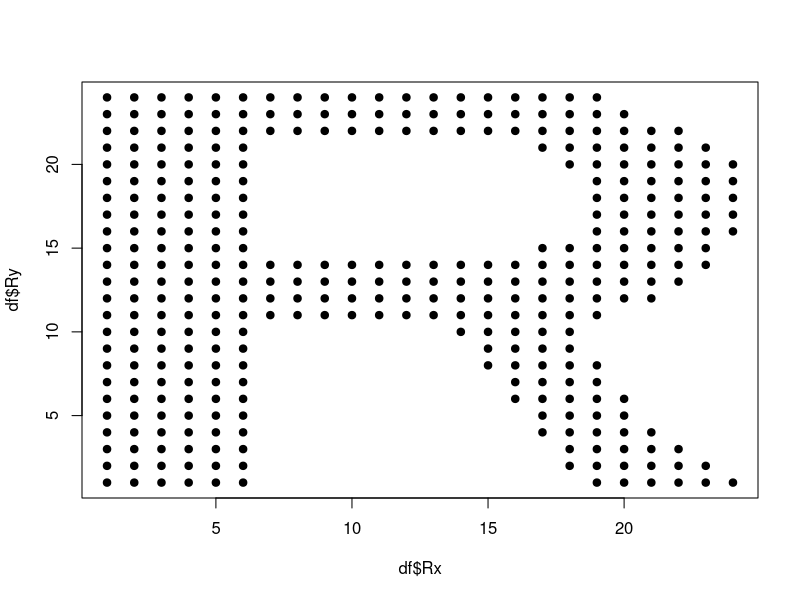
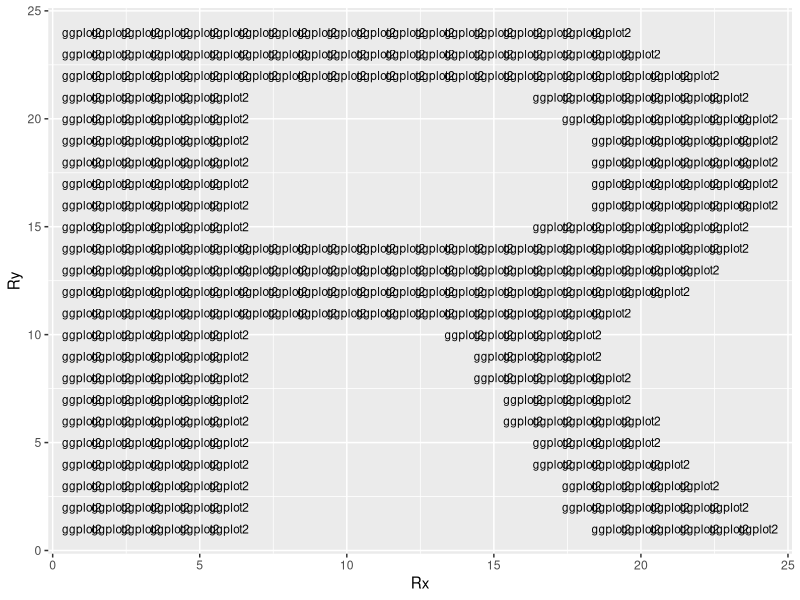
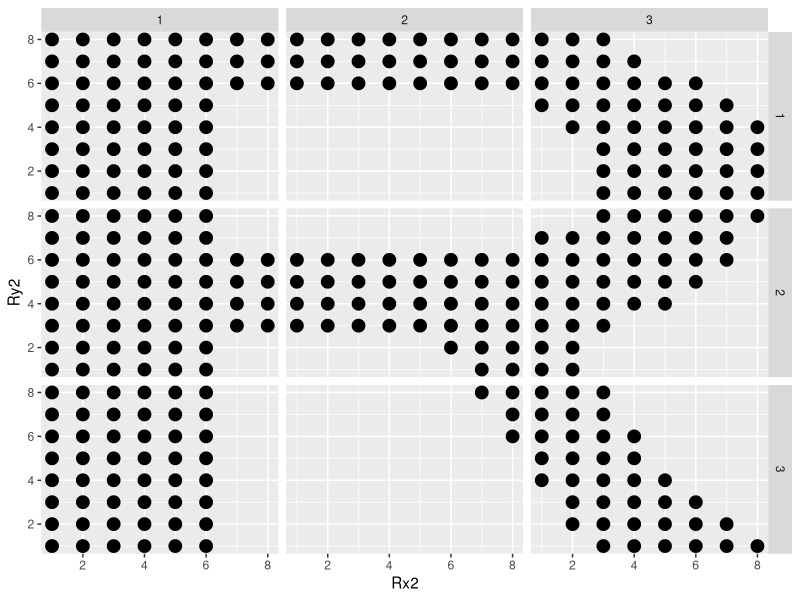

These figures' R source, in order: (Note: this script raises an error after producing the figures.)

library(ggplot2)

R<-c(rep(1,19),rep(0,5), 
     rep(1,20),rep(0,4),
     rep(1,22),rep(0,2),
     rep(1,6),rep(0,10),rep(1,7),0,
     rep(1,6),rep(0,11),rep(1,7),
     rep(1,6),rep(0,12),rep(1,6),
     rep(1,6),rep(0,12),rep(1,6), 
     rep(1,6),rep(0,12),rep(1,6),
     rep(1,6),rep(0,12),rep(1,6),
     rep(1,6),rep(0,10),rep(1,7),0,
     rep(1,23),0,
     rep(1,22),rep(0,2),
     rep(1,21),rep(0,3),
     rep(1,19),rep(0,5),
     rep(1,6),rep(0,7),rep(1,5),rep(0,6),
     rep(1,6),rep(0,8),rep(1,4),rep(0,6),
     rep(1,6),rep(0,8),rep(1,5),rep(0,5),
     rep(1,6),rep(0,9),rep(1,4),rep(0,5),
     rep(1,6),rep(0,9),rep(1,5),rep(0,4),
     rep(1,6),rep(0,10),rep(1,4),rep(0,4),
     rep(1,6),rep(0,10),rep(1,5),rep(0,3),
     rep(1,6),rep(0,11),rep(1,5),rep(0,2),
     rep(1,6),rep(0,11),rep(1,6),rep(0,1),
     rep(1,6),rep(0,12),rep(1,6))

Ry=rep(seq(24,1),each=24)
Rx=rep(seq(1,24),24)

df=data.frame(R=R,Rx=Rx,Ry=Ry)
df=subset(df,R==1)
plot(df$Rx,df$Ry,pch=19)

ggplot(df)+geom_text(aes(x=Rx,y=Ry,label="ggplot2"),size=3)

Rx2=rep(seq(1,8),24*3)
Ry2=rep(rep(seq(8,1),each=24),3)
Rgrpx=rep(rep(seq(1,3),each=8),24)
Rgrpy=rep(seq(1,3),each=24*8)
df2=data.frame(R=R,Rx2=Rx2,Ry2=Ry2,Rgrpx=Rgrpx,Rgrpy=Rgrpy)
df2=subset(df2,R==1)
ggplot(data=df2,aes(x=Rx2,y=Ry2))+geom_point(size=4)+facet_grid(Rgrpy~Rgrpx)

pkgcnt2=pkgcnt[1:342,]

df2$package=pkgcnt2$package
df2$pkgcnt=pkgcnt2$count
df2$pkgcnt2=seq(1,342)

ggplot(data=df2,aes(x=Rx2,y=Ry2))+geom_text(aes(label=package,angle=30,color=as.numeric(pkgcnt2)),size=1.5,fontface="bold")+
  facet_grid(Rgrpy~Rgrpx)+
  theme(axis.ticks=element_blank(),axis.text=element_blank(),strip.text=element_blank(),
        strip.background=element_blank(),legend.position="none")+
  xlab("")+ylab("")+
  ggtitle("useR!2014")+theme(plot.title=element_text(face="bold.italic",size=10))

ggsave("user2014_tShirt_entry.jpg",width=4,height=4)
